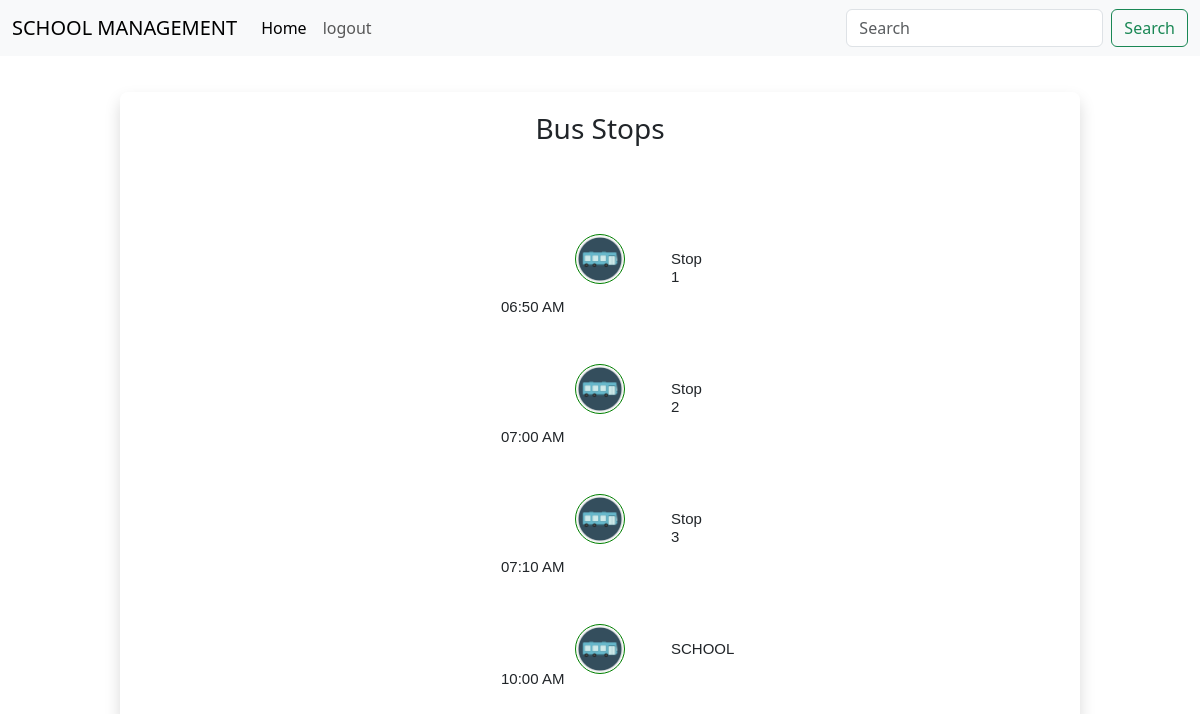
/parent_panel/buslocation.php?bus_id=1718791847, run on the app's committed database.
### tables this page shows
CREATE TABLE `bus_root` (
  `s_no` int(11) NOT NULL,
  `bus_id` varchar(20) NOT NULL,
  `location` varchar(255) NOT NULL,
  `arrival_time` varchar(20) NOT NULL,
  `serial` int(10) NOT NULL
);

### parent_panel/buslocation.php (the view, shortened to what this page needs)
<?php
include('database.php');
?>
<!DOCTYPE html>
<html>
<head>
	<link href="https://cdn.jsdelivr.net/npm/bootstrap@5.3.3/dist/css/bootstrap.min.css" rel="stylesheet">
	<link rel="stylesheet" type="text/css" href="styles.css">
</head>
<body>
     <nav class="navbar navbar-expand-lg bg-body-tertiary">
  <div class="container-fluid">
    <a class="navbar-brand" href="#">SCHOOL MANAGEMENT</a>
    <div class="collapse navbar-collapse" id="navbarSupportedContent">
      <ul class="navbar-nav me-auto mb-2 mb-lg-0">
        <li class="nav-item">
          <a class="nav-link active" aria-current="page" href="index.php">Home</a>
        </li>
        <li class="nav-item">
          <a class="nav-link" href="logout.php">logout</a>
        </li>
      </ul>
      <form class="d-flex" role="search">
        <input class="form-control me-2" type="search" placeholder="Search" aria-label="Search">
        <button class="btn btn-outline-success" type="submit">Search</button>
      </form>
    </div>
  </div>
</nav>
<?php
$sql = "SELECT * FROM bus_root WHERE bus_id='{$_GET['bus_id']}'";
$result = mysqli_query($conn, $sql);
if(mysqli_num_rows($result) > 0) {
    echo "<div class='position border-0 pb-5 shadow'><h3>Bus Stops</h3>";
    while($row = mysqli_fetch_assoc($result)) {
        echo "<div class='l1'><h6 style='font-size: 15px; font-family: Arial, Helvetica, sans-serif;'>{$row['location']}</h6> <h7 style='font-size: 15px; font-family: Arial, Helvetica, sans-serif; margin-bottom: 40px; margin-left: -90px'> {$row['arrival_time']}</h7></div>";
    }
    echo "</div>";
} else {
    echo "<center>There is no route defined for this bus yet.</center>";
}
?>
</body>
</html>

### parent_panel/styles.css (style rules this page uses)
.position { height: auto; width: 80%; display: flex; flex-direction: column; justify-content: center; align-items: center; border: 1px solid lightgrey; border-radius: 8px; margin-top: 3%; margin-left: 10%; padding: 20px; }
.position .l1 { height: 50px; width: 50px; border: 1px solid green; background-image: url('images/bus.png'); background-repeat: no-repeat; background-size: cover; background-position: center; border-radius: 50%; padding: 15px; margin-top: 80px; }
.l1 h6 { margin-left: 80px; }

### data on the page
bus_root: location "Stop 1", arrival_time "06:50 AM"
bus_root: location "Stop 2", arrival_time "07:00 AM"
bus_root: location "Stop 3", arrival_time "07:10 AM"
bus_root: location "SCHOOL", arrival_time "10:00 AM"
